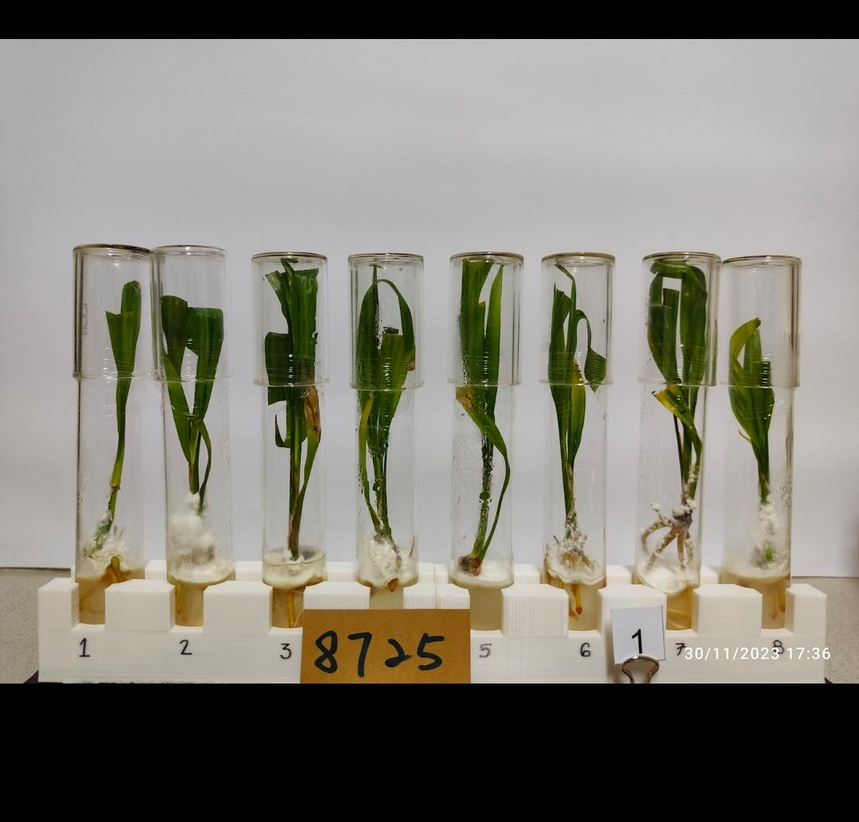
#> input picture assets/input_example.jpeg, 859 x 822 px, shrunk from 1080 x 1033 before the run; its folder holds only this picture in this run
$ python -i improved_segmentation.py   (imports and definitions only)
#> lines starting #> are read from the running program, lines starting #| are printed output that depends on the picture; after the words box and inside, x2 and y2 are one past the last pixel; in counts of white or black regions, pixels touching at a corner belong together
"""
Improved Plant Segmentation - Clean extraction of only green plant parts
Matches the expected output: only leaves and stems, no glass, no roots
"""

import cv2
import numpy as np
from pathlib import Path
import os


class ImprovedPlantSegmenter:
    def __init__(self):
        """Initialize improved segmentation pipeline"""
        self.debug = True

    # [15 lines left out: function detect_tube_regions, not called in this run]

    def extract_green_plant_only(self, tube_image):
        """
        Extract ONLY green plant parts using aggressive color filtering
        """
        # Convert to HSV for better color segmentation
        hsv = cv2.cvtColor(tube_image, cv2.COLOR_BGR2HSV)

        # Create multiple masks for different shades of green
        masks = []

        # Dark green (main leaves)
        lower1 = np.array([35, 40, 30])
        upper1 = np.array([85, 255, 255])
        mask1 = cv2.inRange(hsv, lower1, upper1)
        masks.append(mask1)

        # Medium green
        lower2 = np.array([30, 30, 25])
        upper2 = np.array([90, 255, 255])
        mask2 = cv2.inRange(hsv, lower2, upper2)
        masks.append(mask2)

        # Light/yellowish green
        lower3 = np.array([25, 25, 20])
        upper3 = np.array([95, 255, 255])
        mask3 = cv2.inRange(hsv, lower3, upper3)
        masks.append(mask3)

        # Combine all green masks
        green_mask = masks[0]
        for mask in masks[1:]:
            green_mask = cv2.bitwise_or(green_mask, mask)

        # Remove non-green colors more aggressively
        # Convert to LAB color space for better separation
        lab = cv2.cvtColor(tube_image, cv2.COLOR_BGR2LAB)
        l, a, b = cv2.split(lab)

        # In LAB, green has negative 'a' values
        # Filter out non-green colors
        green_lab_mask = cv2.inRange(a, 0, 135)  # Green has lower 'a' values

        # Combine HSV and LAB masks
        combined_mask = cv2.bitwise_and(green_mask, green_lab_mask)

        # Remove very bright pixels (glass reflections)
        gray = cv2.cvtColor(tube_image, cv2.COLOR_BGR2GRAY)
        _, no_bright = cv2.threshold(gray, 200, 255, cv2.THRESH_BINARY_INV)
        combined_mask = cv2.bitwise_and(combined_mask, no_bright)

        # Remove very dark pixels
        _, no_dark = cv2.threshold(gray, 20, 255, cv2.THRESH_BINARY)
        combined_mask = cv2.bitwise_and(combined_mask, no_dark)

        # Morphological operations to clean up
        kernel_small = np.ones((3, 3), np.uint8)
        combined_mask = cv2.morphologyEx(combined_mask, cv2.MORPH_CLOSE, kernel_small, iterations=2)
        combined_mask = cv2.morphologyEx(combined_mask, cv2.MORPH_OPEN, kernel_small, iterations=1)

        # Remove small noise
        kernel_medium = np.ones((5, 5), np.uint8)
        combined_mask = cv2.morphologyEx(combined_mask, cv2.MORPH_OPEN, kernel_medium, iterations=1)

        return combined_mask

    def remove_roots_aggressive(self, mask, height):
        """
        Aggressively remove roots - keep only top 60% of the tube
        """
        cutoff = int(height * 0.60)
        mask[cutoff:, :] = 0
        return mask

    def remove_glass_and_artifacts(self, tube_image, mask):
        """
        Remove all glass tube artifacts and non-plant elements
        """
        # Create a copy of the mask
        clean_mask = mask.copy()

        # Find contours in the mask
        contours, _ = cv2.findContours(clean_mask, cv2.RETR_EXTERNAL, cv2.CHAIN_APPROX_SIMPLE)

        # Filter contours by area - remove very small ones (noise)
        min_area = 50  # Minimum area for plant parts
        filtered_mask = np.zeros_like(clean_mask)

        for contour in contours:
            area = cv2.contourArea(contour)
            if area > min_area:
                cv2.drawContours(filtered_mask, [contour], -1, 255, -1)

        # Additional filtering: check if pixels are actually green in original image
        hsv = cv2.cvtColor(tube_image, cv2.COLOR_BGR2HSV)

        # Very strict green filter
        lower_strict = np.array([30, 35, 25])
        upper_strict = np.array([90, 255, 255])
        strict_green = cv2.inRange(hsv, lower_strict, upper_strict)

        # Combine with filtered mask
        final_mask = cv2.bitwise_and(filtered_mask, strict_green)

        # One more morphological cleanup
        kernel = np.ones((3, 3), np.uint8)
        final_mask = cv2.morphologyEx(final_mask, cv2.MORPH_CLOSE, kernel, iterations=1)

        return final_mask

    def process_single_tube(self, tube_image):
        """
        Process a single test tube to extract only plant parts
        """
        height, width = tube_image.shape[:2]

        # Step 1: Extract green plant parts
        green_mask = self.extract_green_plant_only(tube_image)

        # Step 2: Remove roots (bottom portion)
        green_mask = self.remove_roots_aggressive(green_mask, height)

        # Step 3: Remove glass and artifacts
        clean_mask = self.remove_glass_and_artifacts(tube_image, green_mask)

        # Step 4: Apply mask to extract plant on black background
        result = np.zeros_like(tube_image)
        result[clean_mask > 0] = tube_image[clean_mask > 0]

        return result

    # [91 lines left out: functions process_image, process_folder, main, not called in this run]


# [2 lines not run here, left out]

>>> import cv2
>>> picture = cv2.imread('assets/input_example.jpeg')
#> picture is the input picture: shape (822, 859, 3); mean B, G, R 117.7, 126.8, 129.6
>>> result = ImprovedPlantSegmenter().process_single_tube(picture)
#> in extract_green_plant_only, `hsv = cv2.cvtColor(tube_image, cv2.COLOR_BGR2HSV)`: hsv: shape (822, 859, 3); mean H, S, V 52.6, 32.6, 130.6
#> in extract_green_plant_only, `mask1 = cv2.inRange(hsv, lower1, upper1)`:
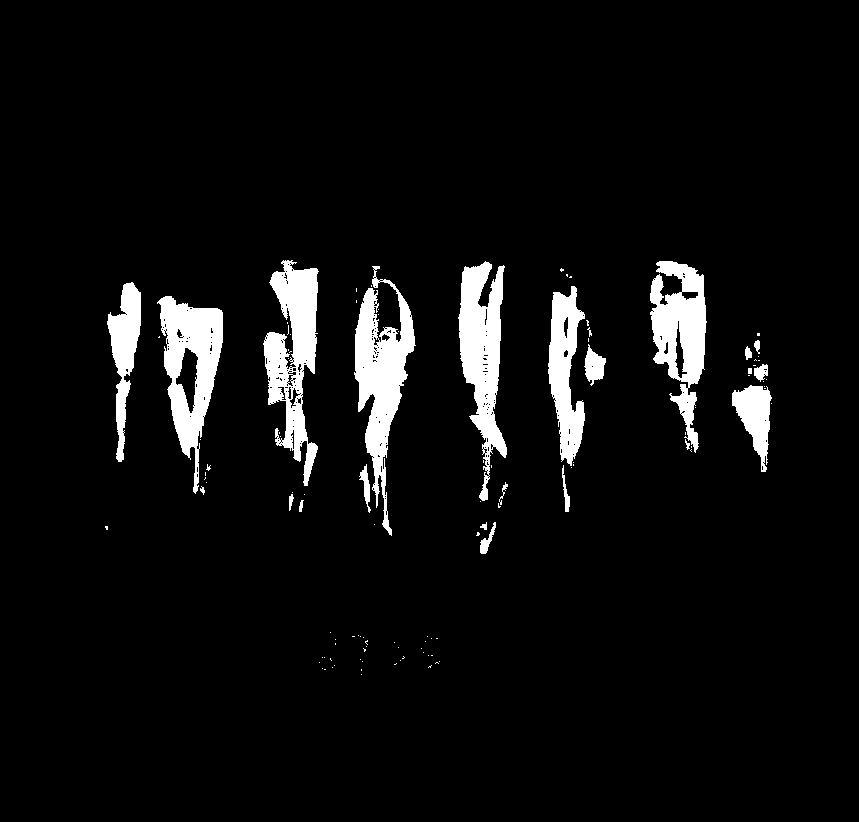
#> mask1: shape (822, 859); 5.7% white; 113 white regions (90 under 20 px), largest, box (x1, y1, x2, y2) and area: (354, 266, 416, 536) 6509, (263, 260, 319, 486) 6243, (458, 261, 507, 501) 5990
#> in extract_green_plant_only, `mask2 = cv2.inRange(hsv, lower2, upper2)`: mask2: shape (822, 859); 7.6% white; 85 white regions (62 under 20 px), largest, box (x1, y1, x2, y2) and area: (353, 261, 418, 543) 8468, (458, 257, 511, 559) 7857, (648, 259, 710, 469) 7596
#> in extract_green_plant_only, `mask3 = cv2.inRange(hsv, lower3, upper3)`: mask3: shape (822, 859); 9.5% white; 338 white regions (286 under 20 px), largest, box (x1, y1, x2, y2) and area: (647, 253, 720, 500) 9848, (350, 258, 419, 545) 9736, (454, 256, 511, 560) 8829
#> the loop in extract_green_plant_only, `for mask in masks[1:]:` made 2 passes
#> in extract_green_plant_only, `lab = cv2.cvtColor(tube_image, cv2.COLOR_BGR2LAB)`: lab: shape (822, 859, 3); mean of channels 0, 1, 2 132.3, 127.7, 133.4
#> in extract_green_plant_only, `l, a, b = cv2.split(lab)`:
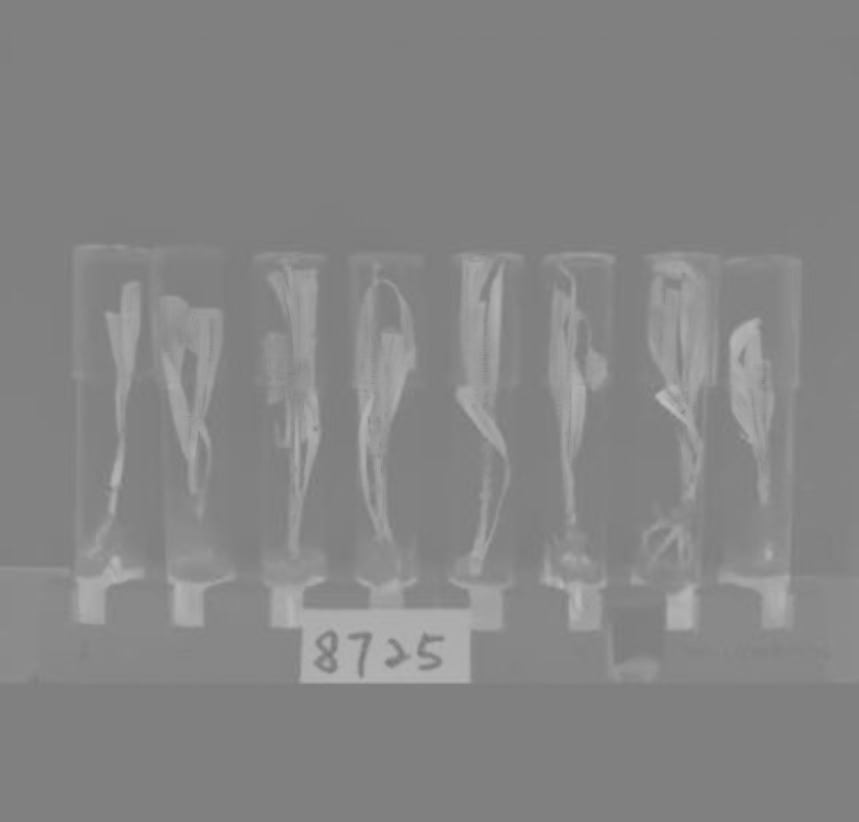
#> b: shape (822, 859); min 118, max 189, mean 133.4
#> in extract_green_plant_only, `green_lab_mask = cv2.inRange(a, 0, 135)  # Green has lower 'a' values`: green_lab_mask: shape (822, 859); 98% white; 50 black regions (34 under 20 px), largest, box (x1, y1, x2, y2) and area: (272, 581, 471, 684) 10756, (79, 564, 133, 616) 769, (666, 587, 694, 628) 699
#> in extract_green_plant_only, `_, no_bright = cv2.threshold(gray, 200, 255, cv2.THRESH_BINARY_INV)`: no_bright: shape (822, 859); 98.5% white; 184 black regions (145 under 20 px), largest, box (x1, y1, x2, y2) and area: (599, 565, 674, 608) 1922, (502, 564, 568, 604) 1203, (404, 562, 469, 600) 1160
#> in extract_green_plant_only, `combined_mask = cv2.bitwise_and(combined_mask, no_bright)`: combined_mask: shape (822, 859); 9.5% white; 327 white regions (276 under 20 px), largest, box (x1, y1, x2, y2) and area: (647, 253, 720, 500) 9847, (350, 258, 419, 545) 9733, (454, 256, 511, 560) 8826
#> in extract_green_plant_only, `_, no_dark = cv2.threshold(gray, 20, 255, cv2.THRESH_BINARY)`:
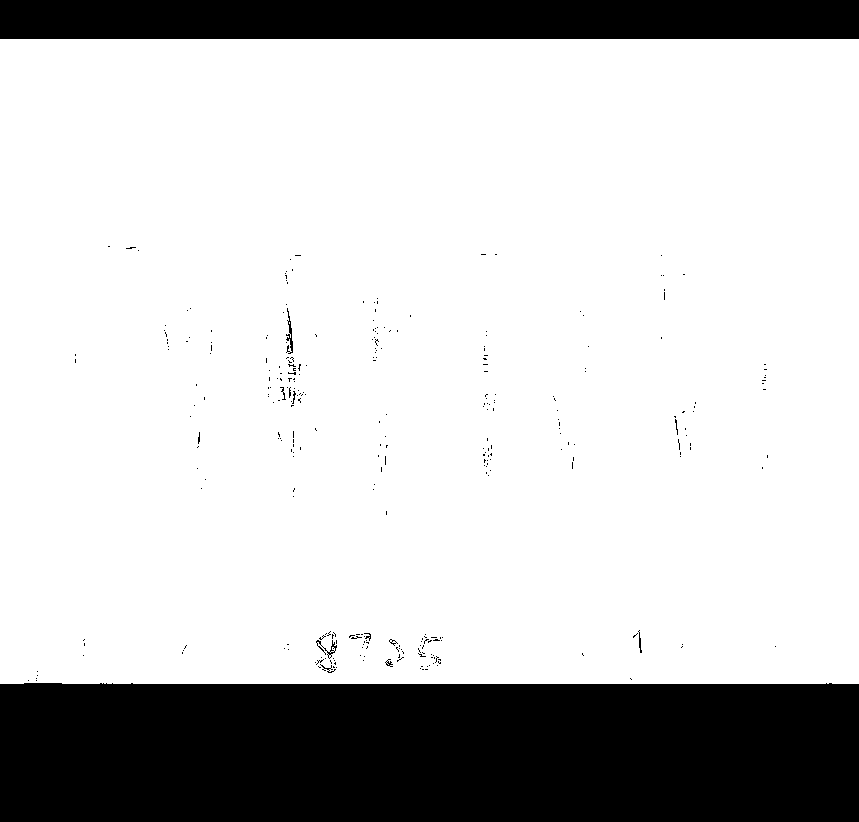
#> no_dark: shape (822, 859); 78.3% white; 314 black regions (302 under 20 px), largest, box (x1, y1, x2, y2) and area: (0, 683, 859, 822) 118591, (0, 0, 859, 39) 33501, (286, 308, 293, 354) 124
#> in extract_green_plant_only, `combined_mask = cv2.bitwise_and(combined_mask, no_dark)`: combined_mask: shape (822, 859); 9.4% white; 334 white regions (285 under 20 px), largest, box (x1, y1, x2, y2) and area: (647, 253, 720, 500) 9818, (350, 258, 419, 545) 9675, (454, 256, 511, 560) 8775
#> in extract_green_plant_only, `combined_mask = cv2.morphologyEx(combined_mask, cv2.MORPH_CLOSE, kerne..`: combined_mask: shape (822, 859); 9.9% white; 195 white regions (154 under 20 px), largest, box (x1, y1, x2, y2) and area: (647, 253, 720, 500) 10494, (349, 253, 419, 561) 10465, (261, 255, 324, 526) 9206
#> in extract_green_plant_only, `combined_mask = cv2.morphologyEx(combined_mask, cv2.MORPH_OPEN, kernel..`: combined_mask: shape (822, 859); 9.7% white; 66 white regions (27 under 20 px), largest, box (x1, y1, x2, y2) and area: (647, 253, 720, 500) 10464, (350, 253, 418, 545) 10293, (261, 256, 319, 522) 9164
#> in extract_green_plant_only, `combined_mask = cv2.morphologyEx(combined_mask, cv2.MORPH_OPEN, kernel..`: combined_mask: shape (822, 859); 9.4% white; 32 white regions, largest, box (x1, y1, x2, y2) and area: (648, 253, 719, 500) 10316, (350, 253, 418, 544) 10129, (262, 257, 319, 522) 9118
#> in remove_roots_aggressive, `mask[cutoff:, :] = 0`:
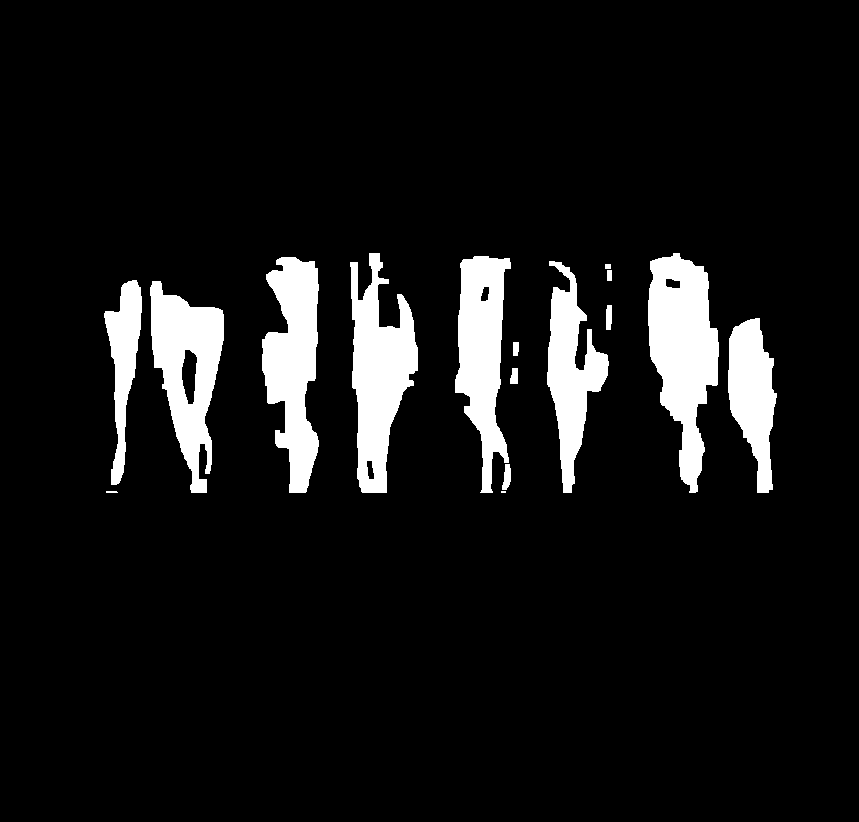
#> mask: shape (822, 859); 8.6% white; 16 white regions (1 under 20 px)
#> in remove_glass_and_artifacts, `contours, _ = cv2.findContours(clean_mask, cv2.RETR_EXTERNAL, cv2.CHAI..`: contours = 16 contours, 2 with area under 20; largest, box (x1, y1, x2, y2) and area: (648, 253, 719, 493) 10081, (350, 253, 418, 493) 8870, (150, 281, 224, 493) 8540, (262, 257, 319, 493) 8420, (455, 256, 511, 493) 7633
#> the loop in remove_glass_and_artifacts, `for contour in contours:` made 16 passes
#> area on passes 3, 4, 5, 6, 7, 8, 9, 12, 13, 14, 15, 16: 135, 89, 61.5, 5164, 111, 8540, 3465, 6201, 8420, 7633, 10081, 8870.5
#> (contour, area) on passes 10 to 11: ([[607, 270], [607, 280], [611, 280], [611, 270]], 40), ([[605, 264], [605, 268], [610, 268], [610, 264]], 20)
#> after the loop in remove_glass_and_artifacts, `for contour in contours:`:
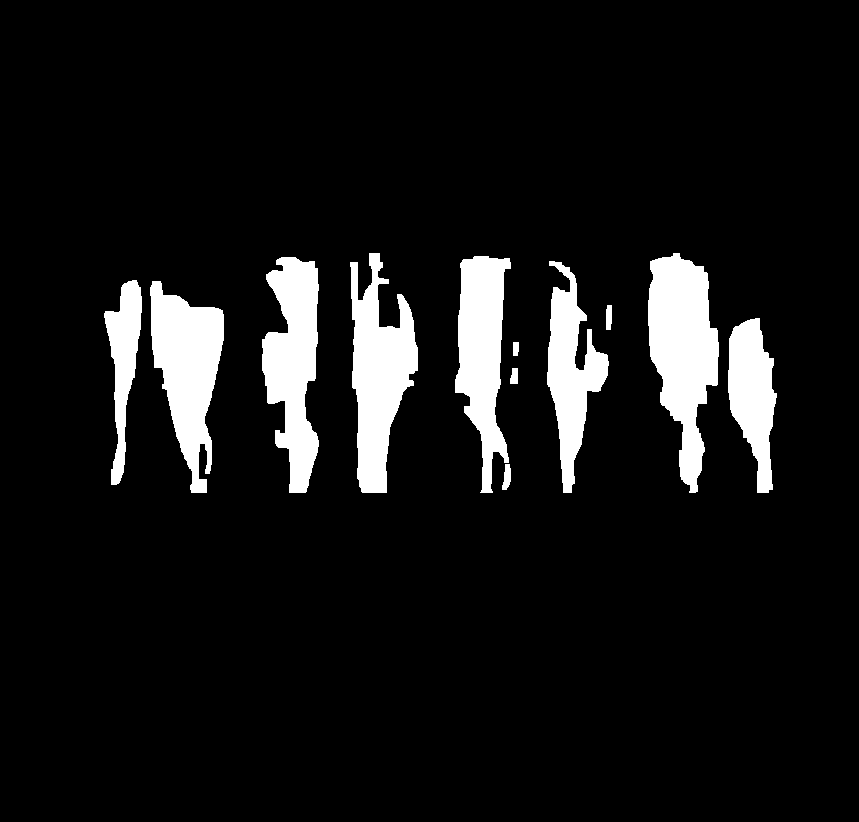
#> filtered_mask: shape (822, 859); 8.7% white; 12 white regions, largest, box (x1, y1, x2, y2) and area: (648, 253, 719, 493) 10368, (350, 253, 418, 493) 9237, (150, 281, 224, 493) 8830
#> in remove_glass_and_artifacts, `strict_green = cv2.inRange(hsv, lower_strict, upper_strict)`: strict_green: shape (822, 859); 7.4% white; 82 white regions (59 under 20 px), largest, box (x1, y1, x2, y2) and area: (353, 261, 417, 543) 8169, (458, 257, 511, 559) 7626, (648, 259, 710, 469) 7528
#> in remove_glass_and_artifacts, `final_mask = cv2.bitwise_and(filtered_mask, strict_green)`: final_mask: shape (822, 859); 7% white; 36 white regions (20 under 20 px), largest, box (x1, y1, x2, y2) and area: (353, 261, 417, 493) 7663, (648, 259, 710, 469) 7528, (151, 295, 224, 493) 7265
#> in remove_glass_and_artifacts, `final_mask = cv2.morphologyEx(final_mask, cv2.MORPH_CLOSE, kernel, ite..`: final_mask: shape (822, 859); 7.2% white; 20 white regions (7 under 20 px), largest, box (x1, y1, x2, y2) and area: (353, 261, 417, 493) 7798, (648, 259, 717, 469) 7723, (262, 258, 319, 493) 7459
#> in process_single_tube, `result[clean_mask > 0] = tube_image[clean_mask > 0]`:
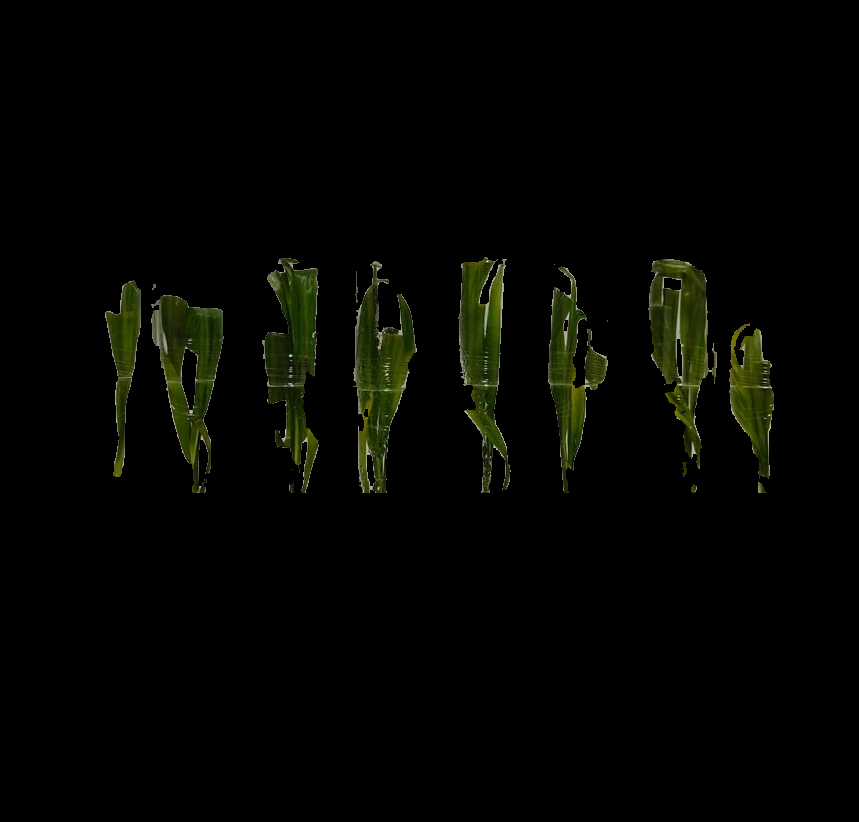
#> result: shape (822, 859, 3); mean B, G, R 1.6, 4.9, 4
